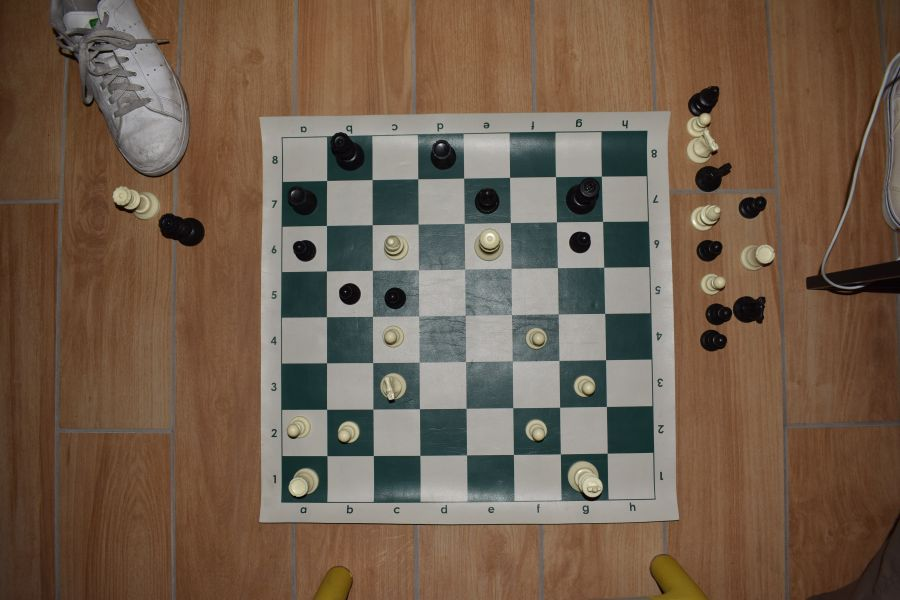
#> input picture tests/data/board.jpg, 900 x 600 px
$ python -i board.py   (imports and definitions only)   (older library calls are emulated)
#> lines starting #> are read from the running program, lines starting #| are printed output that depends on the picture
# Vendored from ChessLens (https://github.com/zeljko1611/ChessLens, commit c4e27c1),
# MIT License, Copyright (c) 2026 zeljko1611. See app/vision/LICENSE.
# Local changes: SciPy cKDTree replaced with NumPy brute-force nearest neighbours.
"""Chessboard detection without ML.

Saddle points (X-corners) are fitted with RANSAC into a lattice and the 9x9 window that is the board is
chosen; quadrilateral contours are the fallback. Returns the playing-area corners clockwise from the top-left.
"""

from __future__ import annotations

from dataclasses import dataclass

import cv2
import numpy as np

WORK_SIZE = 1000  # detection runs on a downscaled image (longest side)
LATTICE_N = 400  # size of the rectified candidate used for the grid search
REFINE_CELL = 16  # pixels per square during refinement
RING_WEIGHT = 0.1  # how many nodes one grey level of ring_score is worth
PLAIN_WEIGHT = 1.0  # weight of the unsigned term in ring_score
# Minimum grid_score for a detection to count as a board. Measured: real boards score
# 107+ (RANSAC) and 142+ (contours); images without a board score at most 16 and 60.
MIN_GRID_SCORE = 80.0
WINDOW_SLACK = 3  # windows with up to this many fewer nodes than the best are compared by ring_score


@dataclass
class BoardDetection:
    corners: np.ndarray  # (4, 2) float32, TL, TR, BR, BL in the original image
    score: float

    # [4 lines left out: function homography, not called in this run]


def order_corners(pts: np.ndarray) -> np.ndarray:
    """Order four points clockwise: TL, TR, BR, BL."""
    pts = np.asarray(pts, np.float32).reshape(4, 2)
    center = pts.mean(axis=0)
    ang = np.arctan2(pts[:, 1] - center[1], pts[:, 0] - center[0])
    pts = pts[np.argsort(ang)]  # clockwise in image coordinates (y points down)
    start = int(np.argmin(pts.sum(axis=1)))
    return np.roll(pts, -start, axis=0)


def _quad_ok(q: np.ndarray, img_area: float) -> bool:
    if not cv2.isContourConvex(q.reshape(-1, 1, 2).astype(np.int32)):
        return False
    area = cv2.contourArea(q.astype(np.float32))
    if area < 0.04 * img_area:
        return False
    sides = [np.linalg.norm(q[i] - q[(i + 1) % 4]) for i in range(4)]
    return min(sides) > 0.2 * max(sides)


# [46 lines left out: functions _approx_quad, candidate_quads, not called in this run]


def grid_score(gray: np.ndarray, corners: np.ndarray, cell: int = REFINE_CELL) -> float:
    """How well four corners describe an 8x8 checkerboard in the image.

    - A square's value is the median of its pixels, so a piece covering less
      than half of the square does not change it.
    - Neighbouring squares must differ in EVERY row and column; the outer rows
      and columns are checked separately, because a grid shifted by one square
      includes a row of frame or background with no contrast.
    - Edges must be stronger on the grid lines than in the middle of squares
      (this gives sub-square precision).
    """
    size = 8 * cell
    dst = np.array([[0, 0], [size, 0], [size, size], [0, size]], np.float32)
    H = cv2.getPerspectiveTransform(corners.astype(np.float32), dst)
    warped = cv2.warpPerspective(gray, H, (size, size), flags=cv2.INTER_AREA).astype(np.float32)
    m = 2
    cells = warped.reshape(8, cell, 8, cell)[:, m:-m, :, m:-m].transpose(0, 2, 1, 3).reshape(8, 8, -1)
    v = np.median(cells, axis=2)
    dh = np.abs(v[:, :-1] - v[:, 1:])  # 8 x 7
    dv = np.abs(v[:-1, :] - v[1:, :])  # 7 x 8
    overall = float(np.median(np.concatenate([dh.ravel(), dv.ravel()])))
    boundary = min(float(np.median(dh[0])), float(np.median(dh[7])), float(np.median(dv[:, 0])), float(np.median(dv[:, 7])))

    gx = np.abs(cv2.Sobel(warped, cv2.CV_32F, 1, 0, ksize=3))
    gy = np.abs(cv2.Sobel(warped, cv2.CV_32F, 0, 1, ksize=3))
    idx = np.arange(1, 8) * cell
    on_lines = gx[:, idx].mean() + gy[idx, :].mean()
    mid = idx - cell // 2
    off_lines = gx[:, mid].mean() + gy[mid, :].mean() + 1e-3
    edge_ratio = min(float(on_lines / off_lines), 4.0)
    return (0.5 * overall + boundary) * edge_ratio**0.5


# [53 lines left out: functions find_lattice, refine_corners, not called in this run]


def saddle_points(gray: np.ndarray, max_points: int = 400) -> np.ndarray:
    g = gray.astype(np.float32)
    pts, resp_all = [], []
    for sigma in (1.5, 2.5, 4.0):
        s = cv2.GaussianBlur(g, (0, 0), sigma)
        gxx = cv2.Sobel(s, cv2.CV_32F, 2, 0, ksize=3)
        gyy = cv2.Sobel(s, cv2.CV_32F, 0, 2, ksize=3)
        gxy = cv2.Sobel(s, cv2.CV_32F, 1, 1, ksize=3)
        resp = -(gxx * gyy - gxy * gxy) * sigma**4  # scale normalisation
        resp[resp < 0] = 0
        win = max(5, int(3 * sigma) | 1)
        local_max = resp == cv2.dilate(resp, np.ones((win, win), np.uint8))
        thr = np.percentile(resp, 99.5)
        ys, xs = np.nonzero(local_max & (resp > max(thr, 1e-6)))
        pts.append(np.stack([xs, ys], 1))
        resp_all.append(resp[ys, xs])
    if not pts:
        return np.zeros((0, 2), np.float32)
    P = np.concatenate(pts).astype(np.float32)
    R = np.concatenate(resp_all)
    order = np.argsort(-R)
    kept: list[np.ndarray] = []
    for i in order:  # merge nearby points found at different scales
        if all(np.abs(P[i] - k).max() > 4 for k in kept):
            kept.append(P[i])
        if len(kept) >= max_points:
            break
    return np.array(kept, np.float32)


def _node_matches(H: np.ndarray, pts: np.ndarray, tol: float, radius: float = 99.0) -> tuple[np.ndarray, np.ndarray]:
    """The closest point to every grid node (if it is close enough).
    Returns (node coordinates, image points)."""
    g = cv2.perspectiveTransform(pts[None], np.linalg.inv(H))[0]
    rounded = np.round(g)
    dev = np.abs(g - rounded).max(axis=1)
    ok = (dev < tol) & (np.abs(rounded - 0.5).max(axis=1) < radius)
    best: dict[tuple[int, int], int] = {}
    for i in np.nonzero(ok)[0]:
        key = (int(rounded[i, 0]), int(rounded[i, 1]))
        if key not in best or dev[i] < dev[best[key]]:
            best[key] = i
    idx = np.array(list(best.values()), int)
    if len(idx) == 0:
        return np.zeros((0, 2), np.float32), np.zeros((0, 2), np.float32)
    return rounded[idx].astype(np.float32), pts[idx]


def _grow_lattice(H: np.ndarray, pts: np.ndarray) -> np.ndarray | None:
    """A single-square hypothesis is only accurate locally (perspective, noise).
    So it is grown step by step: take the nodes near that square, re-estimate
    the homography (with RANSAC, since pieces also produce saddle points),
    then widen the radius."""
    q = cv2.perspectiveTransform(np.array([[[0, 0], [1, 0], [0, 1]]], np.float32), H)[0]
    size0 = float(np.linalg.norm(q[1] - q[0]) + np.linalg.norm(q[2] - q[0])) / 2
    for radius, tol in ((1.6, 0.25), (3.2, 0.2), (6.5, 0.15), (99, 0.12)):
        try:
            nodes, img_pts = _node_matches(H, pts, tol, radius)
        except np.linalg.LinAlgError:
            return None
        if len(nodes) < 6:
            return H if radius > 2 else None
        H_new, _ = cv2.findHomography(nodes, img_pts, cv2.RANSAC, 0.12 * size0)
        if H_new is None or abs(np.linalg.det(H_new)) < 1e-12:
            return H
        # Guard against a degenerate solution (a tiny grid that "fits" everything).
        if not 0.6 < _cell_size(H_new, img_pts) / size0 < 1.6:
            return None
        H = H_new
    return H


def _cell_size(H: np.ndarray, pts: np.ndarray) -> float:
    """Average square side length (in pixels) around the centroid of the points."""
    c = cv2.perspectiveTransform(pts.mean(axis=0, keepdims=True)[None], np.linalg.inv(H))[0, 0]
    q = cv2.perspectiveTransform(np.array([[c, c + [1, 0], c + [0, 1]]], np.float32), H)[0]
    return float(np.linalg.norm(q[1] - q[0]) + np.linalg.norm(q[2] - q[0])) / 2


def _reduce_basis(H: np.ndarray, pts: np.ndarray) -> np.ndarray:
    """The same lattice can be described by a skewed basis, e.g. (1,0) and (1,1).
    Lagrange-Gauss reduction picks the shortest vectors, which are the square
    sides, so the grid axes match the rows and columns of the board."""
    c = cv2.perspectiveTransform(pts.mean(axis=0, keepdims=True)[None], np.linalg.inv(H))[0, 0]
    base = np.array([[c, c + [1, 0], c + [0, 1]]], np.float32)
    img_pts = cv2.perspectiveTransform(base, H)[0]
    b1, b2 = img_pts[1] - img_pts[0], img_pts[2] - img_pts[0]
    T = np.eye(2)  # columns: the new basis vectors in old coordinates
    for _ in range(20):
        if b2 @ b2 < b1 @ b1:
            b1, b2 = b2, b1
            T = T[:, ::-1].copy()
        mu = round(float(b1 @ b2) / float(b1 @ b1))
        if mu == 0:
            break
        b2 = b2 - mu * b1
        T[:, 1] -= mu * T[:, 0]
    A = np.eye(3)
    A[:2, :2] = T
    return H @ A


def ring_score(gray: np.ndarray, H: np.ndarray, x0: int, y0: int, cell: int = 16) -> float:
    """Inside the board neighbouring squares differ; just outside it (frame,
    table) they do not. Comparing the outer ring of board squares with the ring
    just outside picks the right position when the border lines have no saddle
    points."""
    size = 10 * cell
    grid = np.array([[x0 - 1, y0 - 1], [x0 + 9, y0 - 1], [x0 + 9, y0 + 9], [x0 - 1, y0 + 9]], np.float32)
    src = cv2.perspectiveTransform(grid[None], H)[0]
    dst = np.array([[0, 0], [size, 0], [size, size], [0, size]], np.float32)
    warped = cv2.warpPerspective(gray, cv2.getPerspectiveTransform(src, dst), (size, size), flags=cv2.INTER_AREA, borderMode=cv2.BORDER_REPLICATE)
    m = 2
    v = np.median(warped.astype(np.float32).reshape(10, cell, 10, cell)[:, m:-m, :, m:-m].transpose(0, 2, 1, 3).reshape(10, 10, -1), axis=2)

    # Expected checkerboard pattern (its sign) estimated from the board interior.
    # For each square, (v - mid) * pattern is positive when the square has the
    # colour the pattern predicts. The median along a row is robust to pieces,
    # and a uniform frame or table gives about 0 because the pattern alternates.
    parity = np.where(np.add.outer(np.arange(10), np.arange(10)) % 2 == 0, 1.0, -1.0)
    mid = float(np.median(v[2:8, 2:8]))
    sign = np.sign(np.mean((v[2:8, 2:8] - mid) * parity[2:8, 2:8])) or 1.0
    agree = (v - mid) * parity * sign

    # Each side separately: the inner row must follow the pattern and the row
    # just outside must not. A window shifted by one row breaks only one side,
    # which the median of the whole ring would miss but the per-side sum catches.
    sides = [
        (agree[1, 1:9], agree[0, 1:9]), (agree[8, 1:9], agree[9, 1:9]),
        (agree[1:9, 1], agree[1:9, 0]), (agree[1:9, 8], agree[1:9, 9]),
    ]
    signed = sum(np.median(inside) - abs(np.median(outside)) for inside, outside in sides)
    # Second term: unsigned neighbour contrast (handles boards without a frame).
    plain = sum(np.median(np.abs(np.diff(v[i]))) - np.median(np.abs(np.diff(v[o])))
                for i, o in ((np.s_[1, 1:9], np.s_[0, 1:9]), (np.s_[8, 1:9], np.s_[9, 1:9]), (np.s_[1:9, 1], np.s_[1:9, 0]), (np.s_[1:9, 8], np.s_[1:9, 9])))
    return float(signed + PLAIN_WEIGHT * plain)


def _place_window(gray: np.ndarray, H: np.ndarray, pts: np.ndarray) -> tuple[float, np.ndarray] | None:
    """For a lattice, find where exactly the 8x8 board is (which 9x9 line window).
    Returns (score = node count + ring correction, corners)."""
    nodes, img_pts = _node_matches(H, pts, 0.12)
    if len(nodes) < 8:
        return None
    # Inner corners are always saddle points, border corners only if the frame
    # differs from the squares. The 9x9 window with the most nodes wins; among
    # near ties the ring around the board decides.
    xs, ys = nodes[:, 0].astype(int), nodes[:, 1].astype(int)
    options = []
    for x0 in range(xs.min() - 8, xs.max() + 1):
        for y0 in range(ys.min() - 8, ys.max() + 1):
            inside = (xs >= x0) & (xs <= x0 + 8) & (ys >= y0) & (ys <= y0 + 8)
            if inside.sum() >= 8 and len(np.unique(xs[inside])) >= 4 and len(np.unique(ys[inside])) >= 4:
                options.append((int(inside.sum()), x0, y0, inside))
    if not options:
        return None
    top = max(o[0] for o in options)
    best: tuple[float, float, np.ndarray] | None = None
    for n, x0, y0, inside in options:
        if n < top - WINDOW_SLACK:
            continue
        Hw, _ = cv2.findHomography(nodes[inside], img_pts[inside], 0)
        if Hw is None:
            continue
        grid = np.array([[x0, y0], [x0 + 8, y0], [x0 + 8, y0 + 8], [x0, y0 + 8]], np.float32)
        corners = cv2.perspectiveTransform(grid[None], Hw)[0]
        if not _quad_ok(order_corners(corners), 0.0):
            continue
        key = n + RING_WEIGHT * ring_score(gray, Hw, x0, y0)
        if best is None or key > best[0]:
            best = (key, 0.0, corners)
    return None if best is None else (best[0], best[2])


def fit_grid(gray: np.ndarray, pts: np.ndarray, rng: np.random.Generator, iterations: int = 1000, keep: int = 4) -> np.ndarray | None:
    """RANSAC: a hypothesis is one square (four neighbouring X points) grown into
    the whole lattice. The few best hypotheses (by point count) are finally
    compared by the checkerboard pattern, which is the real judge, because small
    "lattices" through piece details can also collect many points."""
    if len(pts) < 9:
        return None
    # Nearest neighbours by brute force (at most a few hundred points, so no SciPy needed).
    dists = np.linalg.norm(pts[:, None, :] - pts[None, :, :], axis=2)
    nn = np.argsort(dists, axis=1)[:, : min(13, len(pts))]
    min_cell = max(gray.shape) / 40  # the board is not smaller than ~1/5 of the image
    unit = np.array([[0, 0], [1, 0], [1, 1], [0, 1]], np.float32)
    hyps: list[tuple[int, np.ndarray]] = []
    for _ in range(iterations):
        i = int(rng.integers(len(pts)))
        p = pts[i]
        a_idx, b_idx = rng.choice(nn[i][1:], 2, replace=False)
        a, b = pts[a_idx], pts[b_idx]
        va, vb = a - p, b - p
        la, lb = np.linalg.norm(va), np.linalg.norm(vb)
        if min(la, lb) < min_cell or max(la, lb) > 2.5 * min(la, lb):
            continue
        if abs(float(va @ vb) / (la * lb)) > 0.6:  # square sides are at least ~50° apart
            continue
        d_all = np.linalg.norm(pts - (a + b - p), axis=1)
        d_idx = int(np.argmin(d_all))
        dist = float(d_all[d_idx])
        if dist > 0.2 * min(la, lb):
            continue
        H = _grow_lattice(cv2.getPerspectiveTransform(unit, np.array([p, a, pts[d_idx], b], np.float32)), pts)
        if H is None or _cell_size(H, pts) < min_cell:
            continue
        H = _reduce_basis(H, pts)
        hyps.append((len(_node_matches(H, pts, 0.12)[0]), H))  # each node counts once

    hyps.sort(key=lambda t: -t[0])
    distinct: list[np.ndarray] = []
    for _, H in hyps:
        probe = cv2.perspectiveTransform(np.array([[[0, 0], [4, 4]]], np.float32), H)[0]
        if all(np.abs(probe - cv2.perspectiveTransform(np.array([[[0, 0], [4, 4]]], np.float32), D)[0]).max() > 3 for D in distinct):
            distinct.append(H)
        if len(distinct) >= keep:
            break

    best: tuple[float, np.ndarray] | None = None
    for H in distinct:
        placed = _place_window(gray, H, pts)
        if placed and (best is None or placed[0] > best[0]):
            best = placed
    return None if best is None else best[1]


def detect_board(image: np.ndarray, seed: int = 0) -> BoardDetection | None:
    """Main entry point: BGR image -> corners of the playing area, or None."""
    gray_full = cv2.cvtColor(image, cv2.COLOR_BGR2GRAY) if image.ndim == 3 else image
    scale = WORK_SIZE / max(gray_full.shape)
    scale = min(scale, 1.0)
    gray = cv2.resize(gray_full, None, fx=scale, fy=scale, interpolation=cv2.INTER_AREA) if scale < 1 else gray_full
    gray = cv2.createCLAHE(clipLimit=2.0, tileGridSize=(8, 8)).apply(gray)

    rng = np.random.default_rng(seed)  # deterministic result for the same image
    grid = fit_grid(gray, saddle_points(gray), rng)
    if grid is not None:
        corners = order_corners(grid)
        score = grid_score(gray, corners)
        if score >= MIN_GRID_SCORE:
            return BoardDetection(corners=corners / scale, score=score)

    # Fallback: quadrilateral contours + a grid search inside each.
    scored: list[tuple[float, np.ndarray]] = []
    for quad in candidate_quads(gray):
        corners = order_corners(find_lattice(gray, quad)[0])
        if _quad_ok(corners, 0.0):
            scored.append((grid_score(gray, corners), corners))
    if not scored:
        return None
    score, corners = max(scored, key=lambda t: t[0])
    corners, score = refine_corners(gray, corners)
    if score < MIN_GRID_SCORE:  # the fallback always finds some quadrilateral, even the image border
        return None
    return BoardDetection(corners=order_corners(corners) / scale, score=score)


# [4 lines left out: function corners_from_user, not called in this run]

>>> import cv2
>>> picture = cv2.imread('../../tests/data/board.jpg')
#> picture is the input picture: shape (600, 900, 3); mean B, G, R 77.7, 94.7, 113.6
>>> result = detect_board(picture)
#> the loop in saddle_points, `for sigma in (1.5, 2.5, 4.0):` made 3 passes
#> thr on passes 1 to 3: 2281.3, 4651, 9179.6
#> pass 1, in saddle_points, `gxy = cv2.Sobel(s, cv2.CV_32F, 1, 1, ksize=3)`:
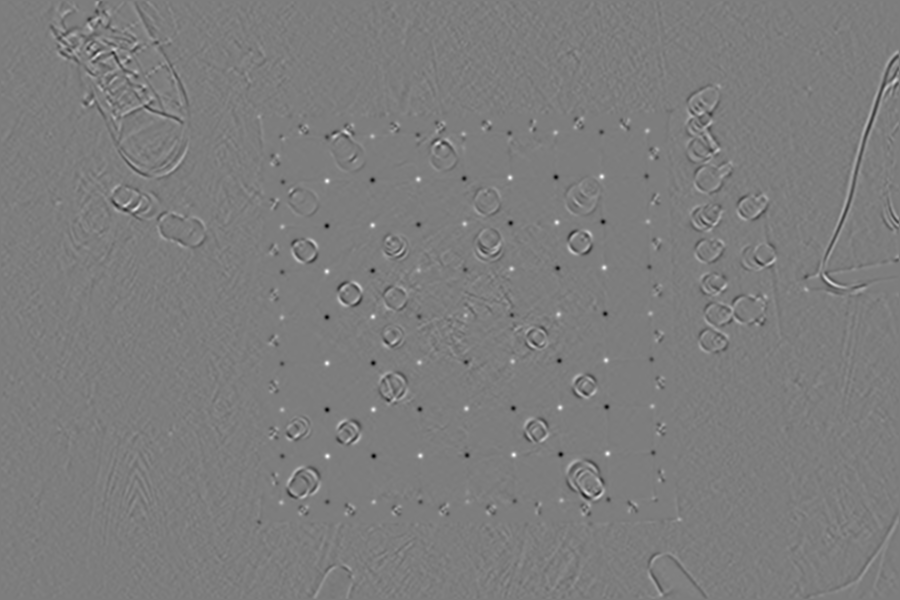
#> gxy: shape (600, 900) float32; min -66.27, max 68.26, mean 0; drawn with min black and max white
#> after the loop in saddle_points, `for sigma in (1.5, 2.5, 4.0):`:
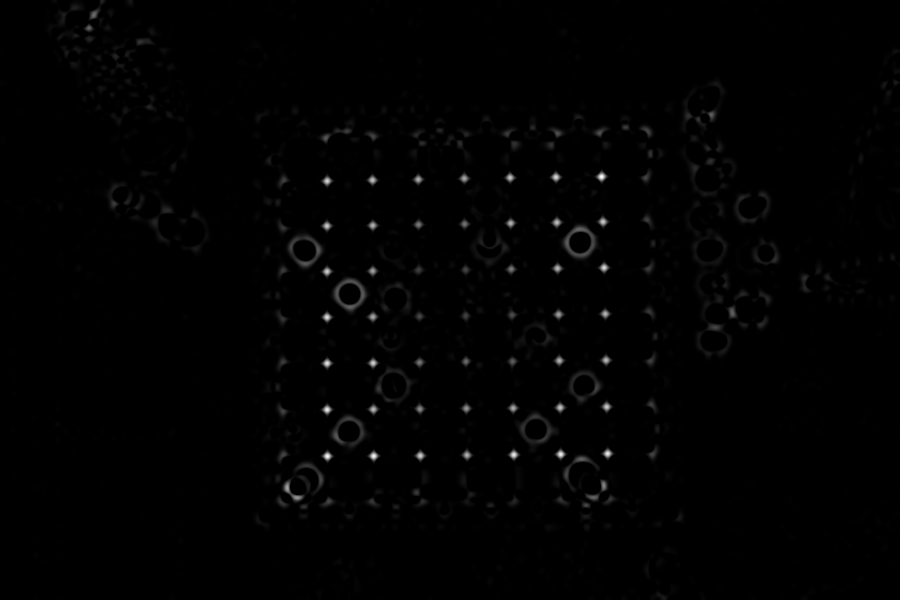
#> resp: shape (600, 900) float32; min 0, max 34327.9, mean 279.3; drawn with min black and max white
#> after the loop in saddle_points, `for sigma in (1.5, 2.5, 4.0):`:
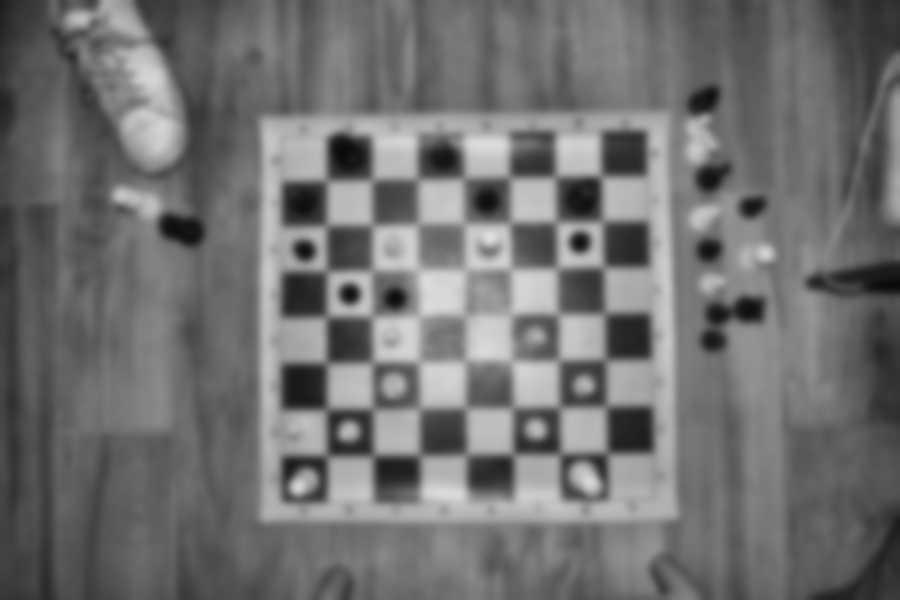
#> s: shape (600, 900) float32; min 9.84, max 224.3, mean 113.1
#> after the loop in saddle_points, `for sigma in (1.5, 2.5, 4.0):`: pts = 3 items
#> in saddle_points, `P = np.concatenate(pts).astype(np.float32)`: P = 695 pairs, first value 58 to 899, second value 0 to 594
#> in saddle_points, `R = np.concatenate(resp_all)`: R = 695 values, max 34327.9 at index 624, min 2290 at index 319, mean 8395.7
#> in saddle_points, `order = np.argsort(-R)`: order = 695 values, max 694 at index 184, min 0 at index 297, mean 347
#> the loop in saddle_points, `for i in order:` made 695 passes
#> i on passes 1 to 3: 624, 684, 685
#> after the loop in saddle_points, `for i in order:`: kept = 363 pairs, first value 58 to 899, second value 0 to 594
#> in fit_grid, `dists = np.linalg.norm(pts[:, None, :] - pts[None, :, :], axis=2)`:
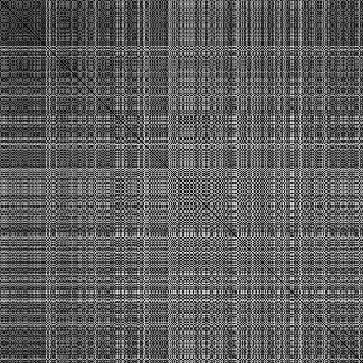
#> dists: shape (363, 363) float32; min 0, max 865.9, mean 321.7; drawn with min black and max white
#> in fit_grid, `unit = np.array([[0, 0], [1, 0], [1, 1], [0, 1]], np.float32)`: unit = [[0, 0], [1, 0], [1, 1], [0, 1]]
#> the loop in fit_grid, `for _ in range(iterations):` made 1000 passes
#> (i, p, a_idx, b_idx, a, b, va, vb) on passes 2 to 4: (111, [338, 298], 36, 64, [372, 270], [337, 290], [34, -28], [-1, -8]), (63, [532, 130], 19, 281, [510, 177], [581, 118], [-22, 47], [49, -12]), (182, [760, 294], 225, 316, [765, 264], [736, 320], [5, -30], [-24, 26])
#> the loop in fit_grid, `for _, H in hyps:` made 4 passes
#> the loop in fit_grid, `for H in distinct:` made 4 passes
#> pass 1, in ring_score, `warped = cv2.warpPerspective(gray, cv2.getPerspectiveTransform(src, ds..`:
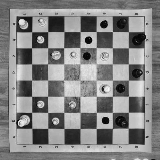
#> warped: shape (160, 160); min 4, max 247, mean 132.7
#> in grid_score, `warped = cv2.warpPerspective(gray, H, (size, size), flags=cv2.INTER_AR..`:
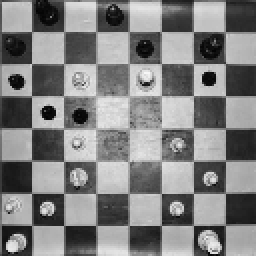
#> warped: shape (128, 128) float32 (shown 2 times larger); min 4, max 247, mean 129.4
#> in grid_score, `gy = np.abs(cv2.Sobel(warped, cv2.CV_32F, 0, 1, ksize=3))`:
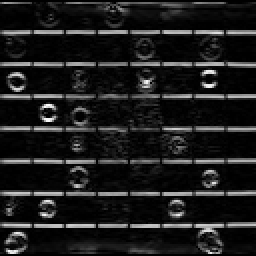
#> gy: shape (128, 128) float32 (shown 2 times larger); min 0, max 766, mean 87.8; drawn with min black and max white
